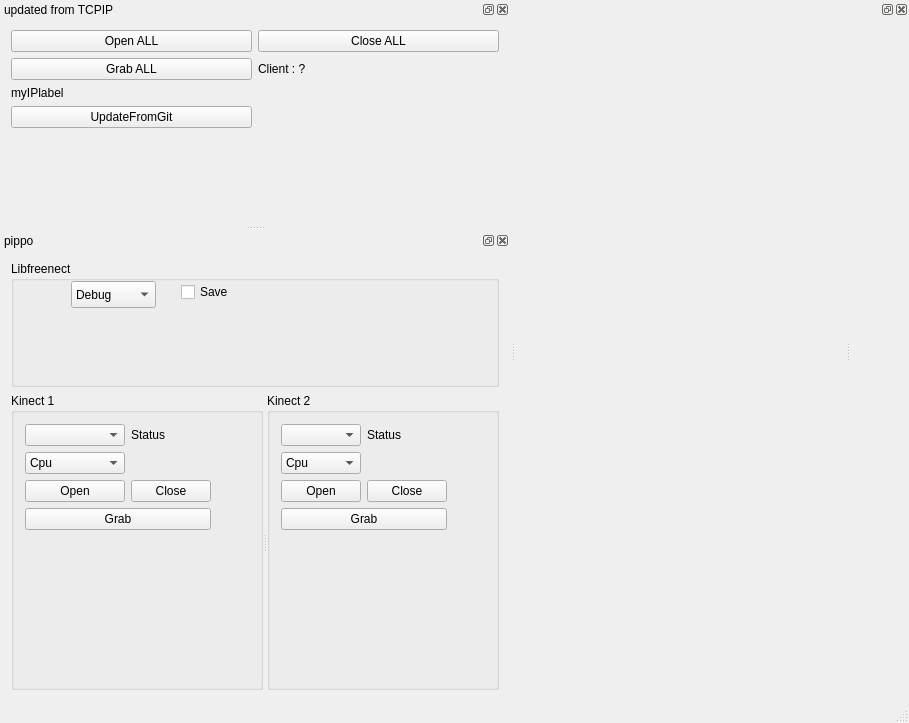
<?xml version="1.0" encoding="UTF-8"?>
<ui version="4.0">
 <class>ServerWindow</class>
 <widget class="QMainWindow" name="ServerWindow">
  <property name="geometry">
   <rect>
    <x>0</x>
    <y>0</y>
    <width>909</width>
    <height>723</height>
   </rect>
  </property>
  <property name="windowTitle">
   <string>MultiKinect TCPIP</string>
  </property>
  <widget class="QWidget" name="centralWidget">
   <property name="minimumSize">
    <size>
     <width>0</width>
     <height>0</height>
    </size>
   </property>
   <layout class="QGridLayout" name="gridLayout"/>
  </widget>
  <widget class="QMenuBar" name="menuBar">
   <property name="geometry">
    <rect>
     <x>0</x>
     <y>0</y>
     <width>909</width>
     <height>25</height>
    </rect>
   </property>
  </widget>
  <widget class="QStatusBar" name="statusBar"/>
  <widget class="QDockWidget" name="dockWidget_Viewer">
   <attribute name="dockWidgetArea">
    <number>2</number>
   </attribute>
   <widget class="QWidget" name="dockWidgetContents">
    <layout class="QGridLayout" name="gridLayout_7">
     <item row="0" column="0">
      <widget class="QVTKWidget" name="qvtkwidget" native="true"/>
     </item>
    </layout>
   </widget>
  </widget>
  <widget class="QDockWidget" name="dockWidget_TCPIP">
   <property name="windowTitle">
    <string>updated from TCPIP</string>
   </property>
   <attribute name="dockWidgetArea">
    <number>1</number>
   </attribute>
   <widget class="QWidget" name="dockWidgetContents_2">
    <layout class="QGridLayout" name="gridLayout_6">
     <item row="0" column="1">
      <widget class="QPushButton" name="pushButton_closeall">
       <property name="text">
        <string>Close ALL</string>
       </property>
      </widget>
     </item>
     <item row="0" column="0">
      <widget class="QPushButton" name="pushButton_openall">
       <property name="text">
        <string>Open ALL</string>
       </property>
      </widget>
     </item>
     <item row="3" column="0">
      <widget class="QLabel" name="label_IP">
       <property name="text">
        <string>myIPlabel</string>
       </property>
      </widget>
     </item>
     <item row="1" column="1">
      <widget class="QLabel" name="label_ClientState">
       <property name="text">
        <string>Client : ?</string>
       </property>
      </widget>
     </item>
     <item row="1" column="0">
      <widget class="QPushButton" name="pushButton_graball">
       <property name="text">
        <string>Grab ALL</string>
       </property>
      </widget>
     </item>
     <item row="5" column="0">
      <spacer name="verticalSpacer">
       <property name="orientation">
        <enum>Qt::Vertical</enum>
       </property>
       <property name="sizeHint" stdset="0">
        <size>
         <width>20</width>
         <height>40</height>
        </size>
       </property>
      </spacer>
     </item>
     <item row="4" column="0">
      <widget class="QPushButton" name="pushButton_updateGit">
       <property name="text">
        <string>UpdateFromGit</string>
       </property>
      </widget>
     </item>
    </layout>
   </widget>
  </widget>
  <widget class="QDockWidget" name="dockWidget_Kinect">
   <property name="windowTitle">
    <string>pippo</string>
   </property>
   <attribute name="dockWidgetArea">
    <number>1</number>
   </attribute>
   <widget class="QWidget" name="dockWidgetContents_3">
    <layout class="QGridLayout" name="gridLayout_2">
     <item row="1" column="0">
      <widget class="QSplitter" name="splitter">
       <property name="orientation">
        <enum>Qt::Horizontal</enum>
       </property>
       <widget class="QGroupBox" name="groupBox_Kinect1">
        <property name="title">
         <string>Kinect 1</string>
        </property>
        <layout class="QGridLayout" name="gridLayout_3">
         <item row="2" column="1">
          <widget class="QPushButton" name="pushButton_Close_kin1">
           <property name="enabled">
            <bool>true</bool>
           </property>
           <property name="text">
            <string>Close</string>
           </property>
          </widget>
         </item>
         <item row="0" column="0">
          <widget class="QComboBox" name="comboBox_KinectSerials_kin1"/>
         </item>
         <item row="0" column="2">
          <spacer name="horizontalSpacer">
           <property name="orientation">
            <enum>Qt::Horizontal</enum>
           </property>
           <property name="sizeHint" stdset="0">
            <size>
             <width>40</width>
             <height>20</height>
            </size>
           </property>
          </spacer>
         </item>
         <item row="0" column="1">
          <widget class="QLabel" name="label_status_kin1">
           <property name="text">
            <string>Status</string>
           </property>
          </widget>
         </item>
         <item row="3" column="0" colspan="2">
          <widget class="QPushButton" name="pushButton_Grab_kin1">
           <property name="enabled">
            <bool>true</bool>
           </property>
           <property name="text">
            <string>Grab</string>
           </property>
          </widget>
         </item>
         <item row="2" column="0">
          <widget class="QPushButton" name="pushButton_Open_kin1">
           <property name="text">
            <string>Open</string>
           </property>
          </widget>
         </item>
         <item row="1" column="0">
          <widget class="QComboBox" name="comboBox_pipeline_kin1">
           <item>
            <property name="text">
             <string>Cpu</string>
            </property>
           </item>
           <item>
            <property name="text">
             <string>OpenGL</string>
            </property>
           </item>
           <item>
            <property name="text">
             <string>OpenCL</string>
            </property>
           </item>
           <item>
            <property name="text">
             <string>Cuda</string>
            </property>
           </item>
          </widget>
         </item>
         <item row="5" column="0">
          <spacer name="verticalSpacer_3">
           <property name="orientation">
            <enum>Qt::Vertical</enum>
           </property>
           <property name="sizeHint" stdset="0">
            <size>
             <width>20</width>
             <height>40</height>
            </size>
           </property>
          </spacer>
         </item>
         <item row="4" column="0">
          <widget class="TransformationWidget" name="myTransformationWidget" native="true">
           <property name="minimumSize">
            <size>
             <width>100</width>
             <height>100</height>
            </size>
           </property>
          </widget>
         </item>
        </layout>
       </widget>
       <widget class="QGroupBox" name="groupBox_Kinect2">
        <property name="title">
         <string>Kinect 2</string>
        </property>
        <layout class="QGridLayout" name="gridLayout_4">
         <item row="4" column="0" colspan="2">
          <widget class="QPushButton" name="pushButton_Grab_kin2">
           <property name="enabled">
            <bool>true</bool>
           </property>
           <property name="text">
            <string>Grab</string>
           </property>
          </widget>
         </item>
         <item row="2" column="2">
          <spacer name="horizontalSpacer_2">
           <property name="orientation">
            <enum>Qt::Horizontal</enum>
           </property>
           <property name="sizeHint" stdset="0">
            <size>
             <width>40</width>
             <height>20</height>
            </size>
           </property>
          </spacer>
         </item>
         <item row="2" column="0">
          <widget class="QPushButton" name="pushButton_Open_kin2">
           <property name="text">
            <string>Open</string>
           </property>
          </widget>
         </item>
         <item row="5" column="0">
          <spacer name="verticalSpacer_2">
           <property name="orientation">
            <enum>Qt::Vertical</enum>
           </property>
           <property name="sizeHint" stdset="0">
            <size>
             <width>20</width>
             <height>40</height>
            </size>
           </property>
          </spacer>
         </item>
         <item row="2" column="1">
          <widget class="QPushButton" name="pushButton_Close_kin2">
           <property name="enabled">
            <bool>true</bool>
           </property>
           <property name="text">
            <string>Close</string>
           </property>
          </widget>
         </item>
         <item row="0" column="0">
          <widget class="QComboBox" name="comboBox_KinectSerials_kin2"/>
         </item>
         <item row="1" column="0">
          <widget class="QComboBox" name="comboBox_pipeline_kin2">
           <item>
            <property name="text">
             <string>Cpu</string>
            </property>
           </item>
           <item>
            <property name="text">
             <string>OpenGL</string>
            </property>
           </item>
           <item>
            <property name="text">
             <string>OpenCL</string>
            </property>
           </item>
           <item>
            <property name="text">
             <string>Cuda</string>
            </property>
           </item>
          </widget>
         </item>
         <item row="0" column="1">
          <widget class="QLabel" name="label_status_kin2">
           <property name="text">
            <string>Status</string>
           </property>
          </widget>
         </item>
        </layout>
       </widget>
      </widget>
     </item>
     <item row="0" column="0">
      <widget class="QGroupBox" name="groupBox">
       <property name="title">
        <string>Libfreenect</string>
       </property>
       <widget class="QComboBox" name="comboBox_log">
        <property name="geometry">
         <rect>
          <x>60</x>
          <y>20</y>
          <width>85</width>
          <height>27</height>
         </rect>
        </property>
        <item>
         <property name="text">
          <string>Debug</string>
         </property>
        </item>
        <item>
         <property name="text">
          <string>Info</string>
         </property>
        </item>
        <item>
         <property name="text">
          <string>Warning</string>
         </property>
        </item>
        <item>
         <property name="text">
          <string>Error</string>
         </property>
        </item>
        <item>
         <property name="text">
          <string>None</string>
         </property>
        </item>
       </widget>
       <widget class="QCheckBox" name="checkBox_save">
        <property name="geometry">
         <rect>
          <x>170</x>
          <y>20</y>
          <width>85</width>
          <height>22</height>
         </rect>
        </property>
        <property name="text">
         <string>Save</string>
        </property>
       </widget>
      </widget>
     </item>
    </layout>
   </widget>
  </widget>
 </widget>
 <layoutdefault spacing="6" margin="11"/>
 <customwidgets>
  <customwidget>
   <class>QVTKWidget</class>
   <extends>QWidget</extends>
   <header>QVTKWidget.h</header>
   <container>1</container>
  </customwidget>
  <customwidget>
   <class>TransformationWidget</class>
   <extends>QWidget</extends>
   <header>TransformationWidget.h</header>
   <container>1</container>
   <slots>
    <signal>matrixchanged(TransformT)</signal>
   </slots>
  </customwidget>
 </customwidgets>
 <resources/>
 <connections>
  <connection>
   <sender>pushButton_openall</sender>
   <signal>clicked()</signal>
   <receiver>pushButton_Open_kin1</receiver>
   <slot>click()</slot>
   <hints>
    <hint type="sourcelabel">
     <x>141</x>
     <y>78</y>
    </hint>
    <hint type="destinationlabel">
     <x>93</x>
     <y>495</y>
    </hint>
   </hints>
  </connection>
  <connection>
   <sender>pushButton_openall</sender>
   <signal>clicked()</signal>
   <receiver>pushButton_Open_kin2</receiver>
   <slot>click()</slot>
   <hints>
    <hint type="sourcelabel">
     <x>239</x>
     <y>76</y>
    </hint>
    <hint type="destinationlabel">
     <x>369</x>
     <y>495</y>
    </hint>
   </hints>
  </connection>
  <connection>
   <sender>pushButton_closeall</sender>
   <signal>clicked()</signal>
   <receiver>pushButton_Close_kin2</receiver>
   <slot>click()</slot>
   <hints>
    <hint type="sourcelabel">
     <x>373</x>
     <y>78</y>
    </hint>
    <hint type="destinationlabel">
     <x>460</x>
     <y>495</y>
    </hint>
   </hints>
  </connection>
  <connection>
   <sender>pushButton_closeall</sender>
   <signal>clicked()</signal>
   <receiver>pushButton_Close_kin1</receiver>
   <slot>click()</slot>
   <hints>
    <hint type="sourcelabel">
     <x>336</x>
     <y>74</y>
    </hint>
    <hint type="destinationlabel">
     <x>216</x>
     <y>495</y>
    </hint>
   </hints>
  </connection>
  <connection>
   <sender>pushButton_graball</sender>
   <signal>clicked()</signal>
   <receiver>pushButton_Grab_kin1</receiver>
   <slot>click()</slot>
   <hints>
    <hint type="sourcelabel">
     <x>207</x>
     <y>112</y>
    </hint>
    <hint type="destinationlabel">
     <x>161</x>
     <y>528</y>
    </hint>
   </hints>
  </connection>
  <connection>
   <sender>pushButton_graball</sender>
   <signal>clicked()</signal>
   <receiver>pushButton_Grab_kin2</receiver>
   <slot>click()</slot>
   <hints>
    <hint type="sourcelabel">
     <x>215</x>
     <y>105</y>
    </hint>
    <hint type="destinationlabel">
     <x>460</x>
     <y>528</y>
    </hint>
   </hints>
  </connection>
  <connection>
   <sender>myTransformationWidget</sender>
   <signal>matrixchanged(TransformT)</signal>
   <receiver>ServerWindow</receiver>
   <slot>TransformationChanged(TransformT)</slot>
   <hints>
    <hint type="sourcelabel">
     <x>92</x>
     <y>595</y>
    </hint>
    <hint type="destinationlabel">
     <x>609</x>
     <y>601</y>
    </hint>
   </hints>
  </connection>
 </connections>
 <slots>
  <slot>OpenAllDevices()</slot>
  <slot>CloseAllDevices()</slot>
  <slot>GrabAllDevices()</slot>
  <slot>TransformationChanged(TransformT)</slot>
 </slots>
</ui>
